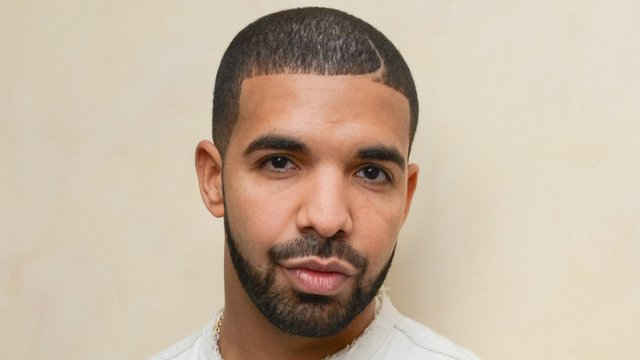
%> input picture 1/prob_hybrid/data/drake.jpg, 640 x 360 px
$ octave drake-jayz.m   (GNU Octave 9; MATLAB toolbox functions it lacks are replaced by stand-ins)
%> lines starting %> are read from the running program, lines starting %| are printed output that depends on the picture
### 1/prob_hybrid/vis_hybrid_image.m
function output = vis_hybrid_image(hybrid_image)
%visualize a hybrid image by progressively downsampling the image and
%concatenating all of the images together.

scales = 5; %how many downsampled versions to create
scale_factor = 0.5; %how much to downsample each time
padding = 5; %how many pixels to pad.

original_height = size(hybrid_image,1);
num_colors = size(hybrid_image,3); %counting how many color channels the input has
output = hybrid_image;
cur_image = hybrid_image;

for i = 2:scales
    %add padding
    output = cat(2, output, ones(original_height, padding, num_colors));

    %dowsample image;
    cur_image = imresize(cur_image, scale_factor, 'bilinear');
    %pad the top and append to the output
    tmp = cat(1,ones(original_height - size(cur_image,1), size(cur_image,2), num_colors), cur_image);
    output = cat(2, output, tmp);
end


%code by James Hays

### 1/prob_hybrid/1 (a) case - bad/drake-jayz.m
% Debugging tip: You can split your MATLAB code into cells using "%%"
% comments. The cell containing the cursor has a light yellow background,
% and you can press Ctrl+Enter to run just the code in that cell. This is
% useful when projects get more complex and slow to rerun from scratch

close all; % closes all figures

%% Setup
% read images and convert to floating point format
%image1 = im2single(imread('C:/Users/vidurkakar/Desktop/hw1/prob_hybrid/data/dog.bmp'));
%image2 = im2single(imread('C:/Users/vidurkakar/Desktop/hw1/prob_hybrid/data/cat.bmp'));

image1 = im2single(imread('data/drake.jpg'));
image2 = im2single(imread('data/jayz.jpg'));
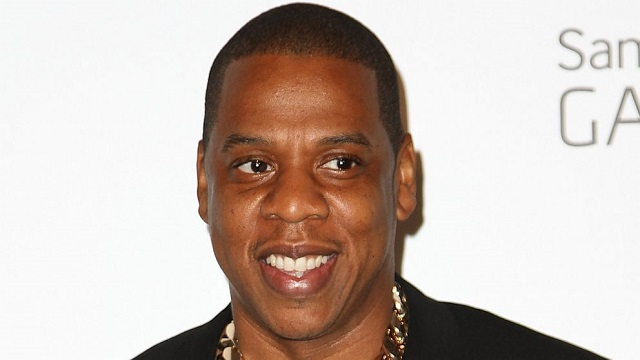
%> input picture 1/prob_hybrid/data/jayz.jpg, 640 x 360 px

% Several additional test cases are provided for you, but feel free to make
% your own (you'll need to align the images in a photo editor such as
% Photoshop). The hybrid images will differ depending on which image you
% assign as image1 (which will provide the low frequencies) and which image
% you asign as image2 (which will provide the high frequencies)

%% Filtering and Hybrid Image construction
cutoff_frequency = 7; %This is the standard deviation, in pixels, of the
% Gaussian blur that will remove the high frequencies from one image and
% remove the low frequencies from another image (by subtracting a blurred
% version from the original version). You will want to tune this for every
% image pair to get the best results.
%filter = fspecial('Gaussian', cutoff_frequency*4+1, cutoff_frequency);

%%%%%%%%%%%%%%%%%%%%%%%%%%%%%%%%%%%%%%%%%%%%%%%%%%%%%%%%%%%%%%%%%%%
% YOUR CODE BELOW. Use imfilter() to create 'low_frequencies' and
% 'high_frequencies' and then combine them to create 'hybrid_image'
%%%%%%%%%%%%%%%%%%%%%%%%%%%%%%%%%%%%%%%%%%%%%%%%%%%%%%%%%%%%%%%%%%%

%%%%%%%%%%%%%%%%%%%%%%%%%%%%%%%%%%%%%%%%%%%%%%%%%%%%%%%%%%%%%%%%%%%%%%%%
% Remove the high frequencies from image1 by blurring it. The amount of
% blur that works best will vary with different image pairs
%%%%%%%%%%%%%%%%%%%%%%%%%%%%%%%%%%%%%%%%%%%%%%%%%%%%%%%%%%%%%%%%%%%%%%%%

%low_frequencies =
low_frequencies = imfilter(image1,fspecial('gaussian',[14 14], cutoff_frequency));

%%%%%%%%%%%%%%%%%%%%%%%%%%%%%%%%%%%%%%%%%%%%%%%%%%%%%%%%%%%%%%%%%%%%%%%%
% Remove the low frequencies from image2. The easiest way to do this is to
% subtract a blurred version of image2 from the original version of image2.
% This will give you an image centered at zero with negative values.
%%%%%%%%%%%%%%%%%%%%%%%%%%%%%%%%%%%%%%%%%%%%%%%%%%%%%%%%%%%%%%%%%%%%%%%%

%high_frequencies =
high_frequencies = imfilter(image2,fspecial('gaussian',[14 14], cutoff_frequency));
high_frequencies=imsubtract(image2,high_frequencies);

%%%%%%%%%%%%%%%%%%%%%%%%%%%%%%%%%%%%%%%%%%%%%%%%%%%%%%%%%%%%%%%%%%%%%%%%
% Combine the high frequencies and low frequencies
%%%%%%%%%%%%%%%%%%%%%%%%%%%%%%%%%%%%%%%%%%%%%%%%%%%%%%%%%%%%%%%%%%%%%%%%

%hybrid_image =

hybrid_image=imadd(low_frequencies, high_frequencies);
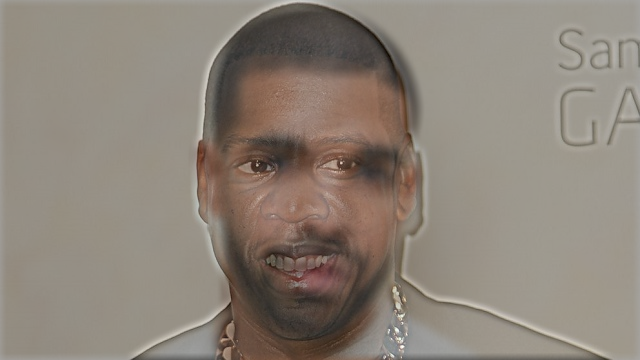
%> hybrid_image: size 360x640x3 single; mean R, G, B 0.775, 0.706, 0.632; drawn with min black and max white

%% Visualize and save outputs
figure(1); imshow(low_frequencies)
figure(2); imshow(high_frequencies + -0.5);
vis = vis_hybrid_image(hybrid_image);
%> the loop in vis_hybrid_image, `for i = 2:scales` made 4 passes
%> pass 1, in vis_hybrid_image, `tmp = cat(1,ones(original_height - size(cur_image,1), size(cur_image,2..`:
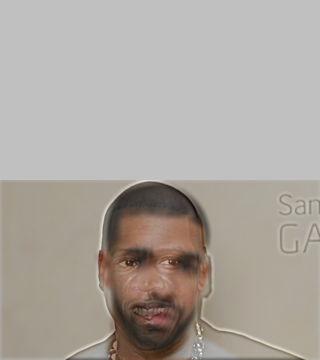
%> tmp: size 360x320x3 single; mean R, G, B 0.887, 0.853, 0.816; drawn with min black and max white
%> after the loop in vis_hybrid_image, `for i = 2:scales`:
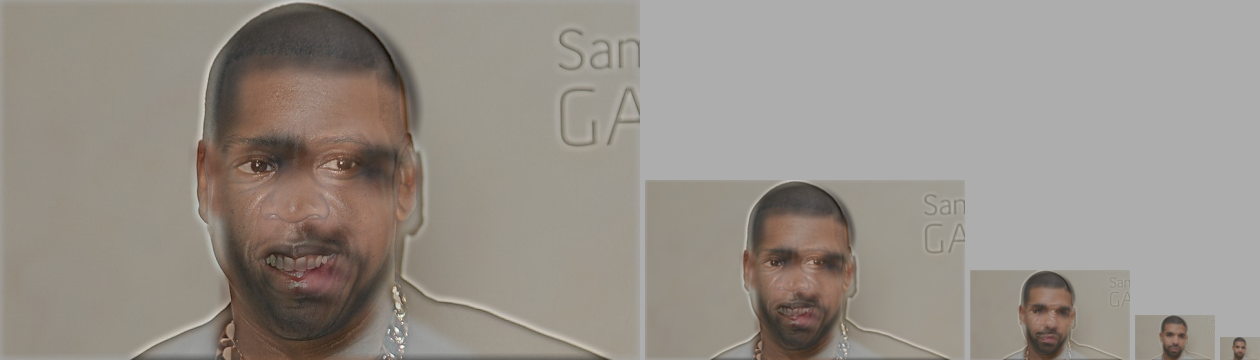
%> output: size 360x1260x3 single; mean R, G, B 0.848, 0.801, 0.751; drawn with min black and max white
figure(3); imshow(vis);
%> after `imshow(vis)`:
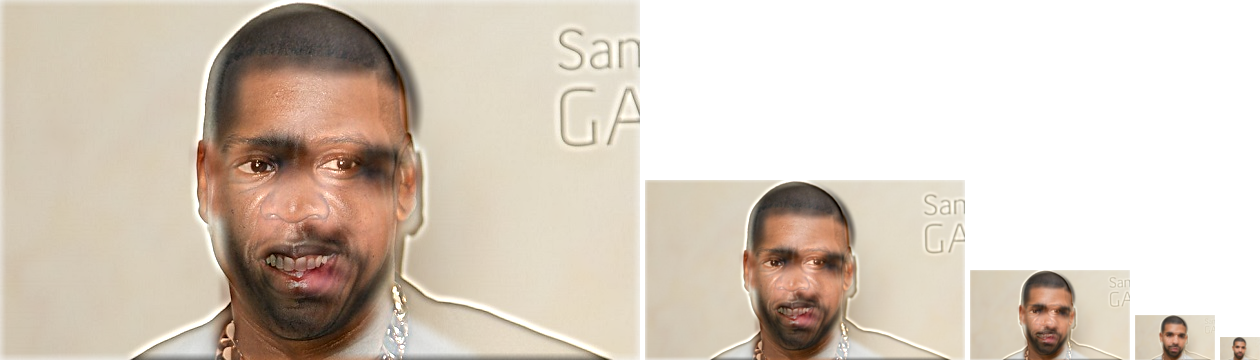
%> displayed picture: size 360x1260x3, on the screen's scale of 0 to 255; mean R, G, B 216, 204.2, 191.4
imwrite(low_frequencies, 'low_frequencies.jpg', 'quality', 95);
imwrite(high_frequencies + 0.5, 'high_frequencies.jpg', 'quality', 95);
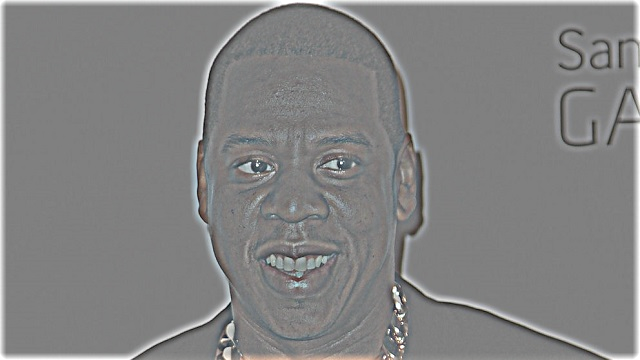
%> saved as high_frequencies.jpg: size 360x640x3 uint8; mean R, G, B 130.4, 130.4, 130.3
imwrite(hybrid_image, 'hybrid_image.jpg', 'quality', 95);
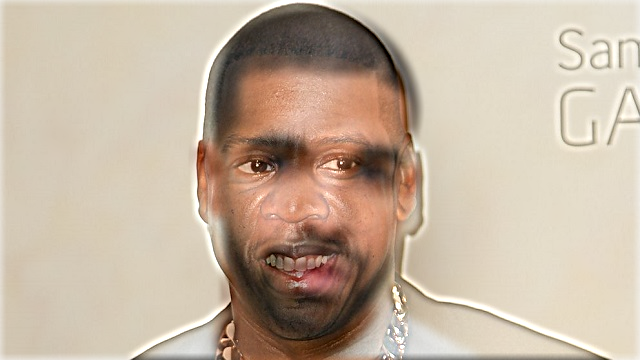
%> saved as hybrid_image.jpg: size 360x640x3 uint8; mean R, G, B 197.3, 179.9, 161
imwrite(vis, 'hybrid_image_scales.jpg', 'quality', 95);
